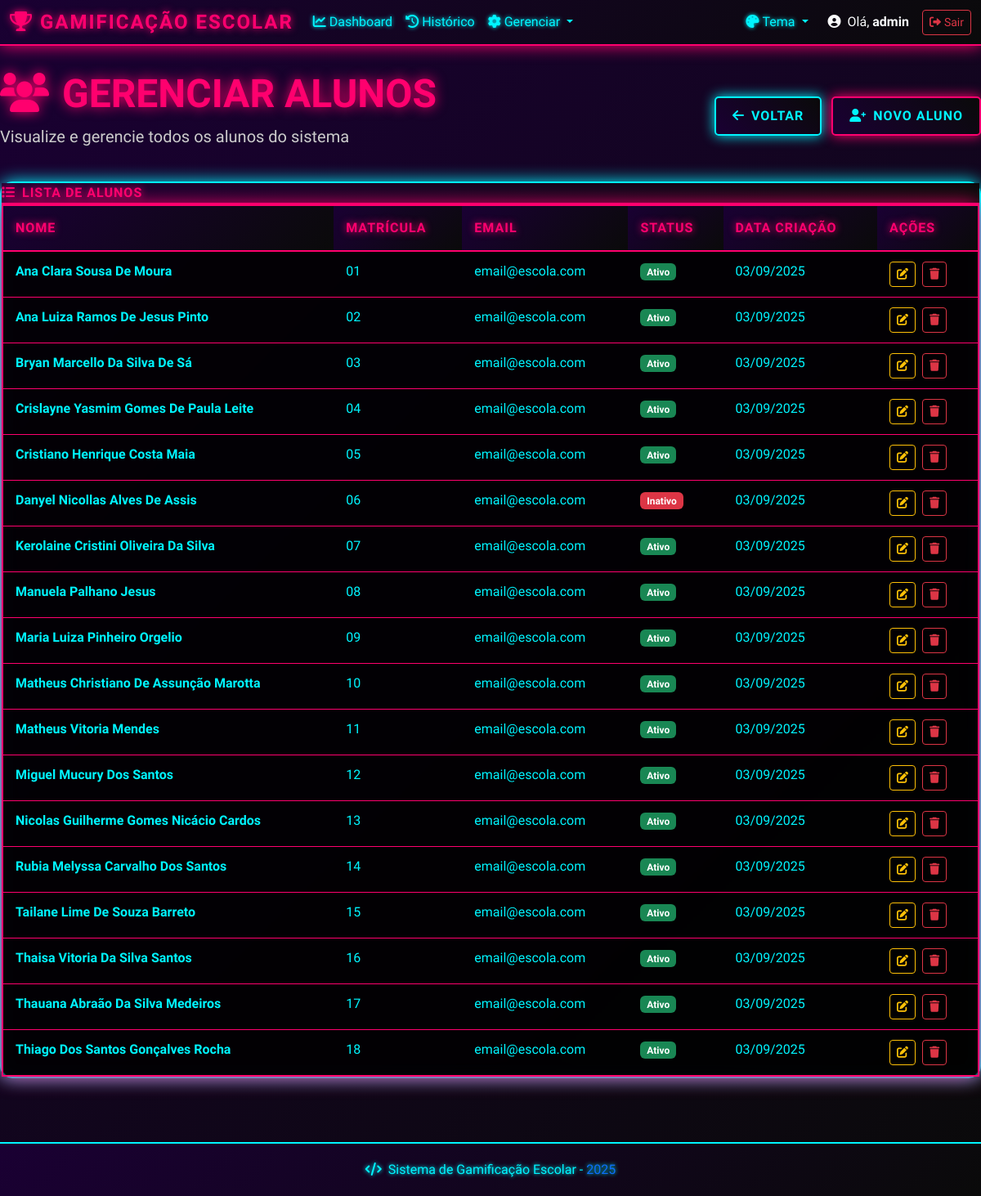
The page /alunos/ (signed in) on the database as committed earlier.
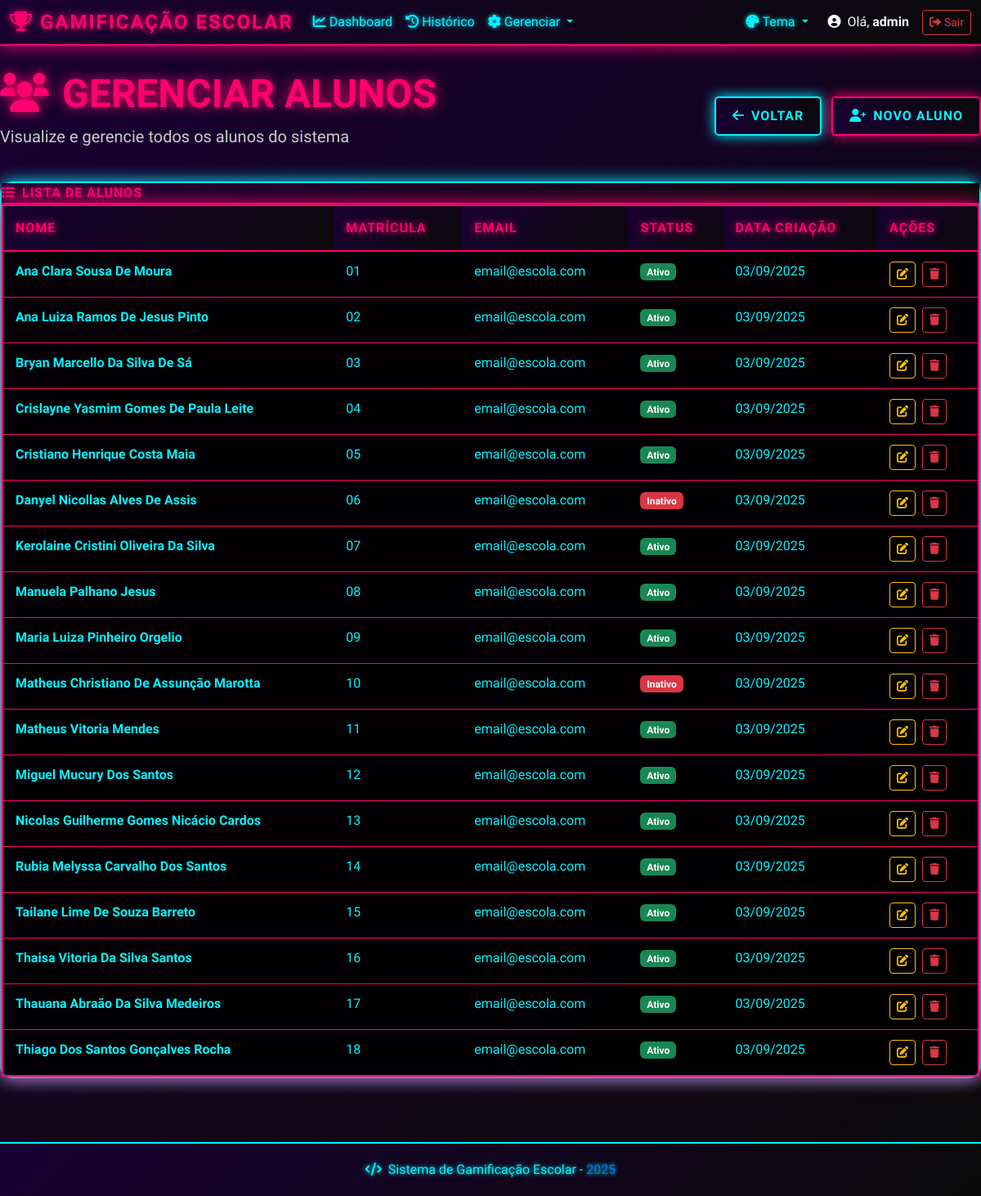
The same page on the database as committed later.
### gamificacao/models.py (models this page shows, shortened)
class Aluno(models.Model):
    nome = models.CharField(max_length=200, verbose_name='Nome')
    email = models.EmailField(blank=True, null=True, verbose_name='E-mail')
    matricula = models.CharField(max_length=20, unique=True, verbose_name='Matrícula')
    data_criacao = models.DateTimeField(auto_now_add=True, verbose_name='Data de Criação')
    ativo = models.BooleanField(default=True, verbose_name='Ativo')
    class Meta:
        verbose_name = 'Aluno'
        verbose_name_plural = 'Alunos'
        ordering = ['nome']

### gamificacao/views.py (the view)
# urls.py: path('alunos/', views.gerenciar_alunos, name='gerenciar_alunos'),
@login_required
def gerenciar_alunos(request):
    alunos = Aluno.objects.all().order_by('nome')
    paginator = Paginator(alunos, 20)
    page_number = request.GET.get('page')
    page_obj = paginator.get_page(page_number)
    context = {
        'page_obj': page_obj,
        'alunos': page_obj,
    }
    return render(request, 'gamificacao/gerenciar_alunos.html', context)

### templates/gamificacao/gerenciar_alunos.html (shortened to what this page needs)
{% extends 'base.html' %}
{% block content %}
<div class="container-fluid main-container">
    <div class="row mb-4">
        <div class="col-12">
            <div class="d-flex justify-content-between align-items-center">
                <div>
                    <h1 class="display-5 fw-bold" style="color: var(--cor-primary); text-shadow: 0 0 15px var(--cor-primary);">
                        <i class="fas fa-users me-3"></i>GERENCIAR ALUNOS
                    </h1>
                    <p class="lead text-muted">Visualize e gerencie todos os alunos do sistema</p>
                </div>
                <div>
                    <a href="{% url 'dashboard' %}" class="btn btn-cyber btn-cyber-secondary me-2">
                        <i class="fas fa-arrow-left me-2"></i>Voltar
                    </a>
                    <a href="{% url 'criar_aluno' %}" class="btn btn-cyber btn-cyber-primary">
                        <i class="fas fa-user-plus me-2"></i>Novo Aluno
                    </a>
                </div>
            </div>
        </div>
    </div>
    <div class="row">
        <div class="col-12">
            <div class="cyber-card">
                <div class="card-header">
                    <i class="fas fa-list me-2"></i>LISTA DE ALUNOS
                </div>
                <div class="card-body p-0">
                    <div class="table-responsive">
                        <table class="table table-dark cyber-table mb-0">
                            <thead>
                                <tr>
                                    <th>Nome</th>
                                    <th>Matrícula</th>
                                    <th>Email</th>
                                    <th>Status</th>
                                    <th>Data Criação</th>
                                    <th>Ações</th>
                                </tr>
                            </thead>
                            <tbody>
                                {% for aluno in alunos %}
                                <tr>
                                    <td><strong>{{ aluno.nome }}</strong></td>
                                    <td>{{ aluno.matricula }}</td>
                                    <td>{{ aluno.email|default:"Não informado" }}</td>
                                    <td>
                                        {% if aluno.ativo %}
                                        <span class="badge bg-success">Ativo</span>
                                        {% else %}
                                        <span class="badge bg-danger">Inativo</span>
                                        {% endif %}
                                    </td>
                                    <td>{{ aluno.data_criacao|date:"d/m/Y" }}</td>
                                    <td>
                                        <a href="{% url 'editar_aluno' aluno.pk %}" class="btn btn-sm btn-outline-warning me-1">
                                            <i class="fas fa-edit"></i>
                                        </a>
                                        <a href="{% url 'deletar_aluno' aluno.pk %}" class="btn btn-sm btn-outline-danger">
                                            <i class="fas fa-trash"></i>
                                        </a>
                                    </td>
                                </tr>
                                {% endfor %}
                            </tbody>
                        </table>
                    </div>
                </div>
            </div>
        </div>
    </div>
</div>
{% endblock %}

Rows that differ between the two databases and show on the page:
changed Aluno "Matheus Christiano De Assunção Marotta": ativo "Ativo" → "Inativo"
